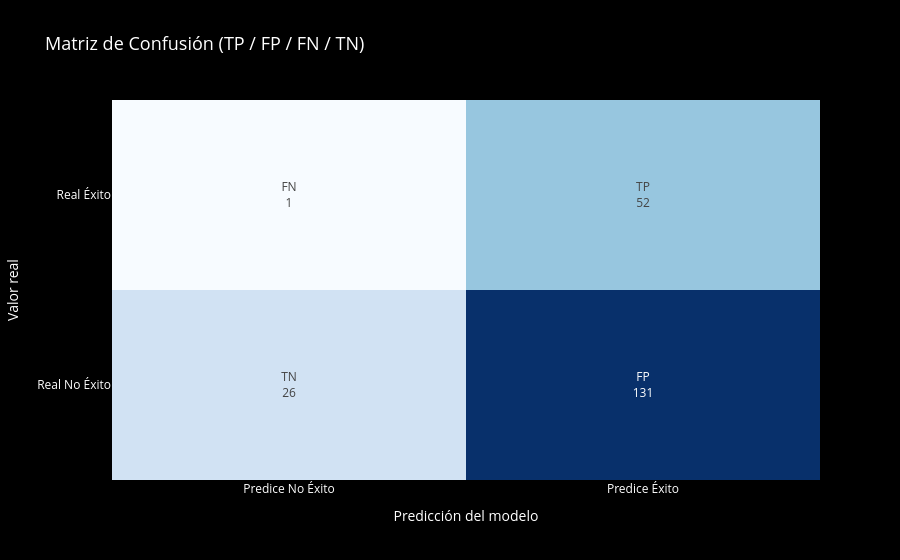

The notebook cell this image was saved under:
### Code cell
# === PASO 7: BÚSQUEDA DE HIPERPARÁMETROS XGBOOST (OPTIMIZADO POR GANANCIA) ===

ratio_desbalanceo = (y_train == 0).sum() / (y_train == 1).sum()  # ≈ 2.97

param_dist_xgb = {
    "n_estimators":       [200, 300, 400, 600, 800],
    "max_depth":          [3, 4, 5, 6, 7],
    "learning_rate":      [0.005, 0.01, 0.03, 0.05, 0.08, 0.1],
    "subsample":          [0.6, 0.7, 0.8, 0.9, 1.0],
    "colsample_bytree":   [0.5, 0.6, 0.7, 0.8, 0.9],
    "colsample_bylevel":  [0.6, 0.8, 1.0],
    "gamma":              [0, 0.05, 0.1, 0.2, 0.3],
    "min_child_weight":   [1, 2, 3, 5],
    "reg_alpha":          [0, 0.1, 0.5, 1.0, 2.0],
    "reg_lambda":         [0.5, 1.0, 2.0, 5.0],
    "max_delta_step":     [0, 1, 5],
    "scale_pos_weight":   [1.0, 1.5, 2.0, ratio_desbalanceo],
}

random_search_xgb = RandomizedSearchCV(
    estimator=XGBClassifier(random_state=42, eval_metric="logloss"),
    param_distributions=param_dist_xgb,
    n_iter=120,
    scoring=profit_scorer_dynamic,
    cv=3,
    verbose=1,
    n_jobs=-1,
    random_state=42
)

random_search_xgb.fit(X_train, y_train)
xgb_model = random_search_xgb.best_estimator_

print("\n MEJORES PARÁMETROS ENCONTRADOS:")
print(random_search_xgb.best_params_)

# Búsqueda del mejor umbral sobre el test set (pasos más finos para mayor precisión)
y_pred_proba_xgb = xgb_model.predict_proba(X_test)[:, 1]

profits_xgb = {}
for t in np.arange(0.005, 0.5, 0.005):
    y_pred_t = (y_pred_proba_xgb >= t).astype(int)
    profits_xgb[t] = profit_score(y_test, y_pred_t, show_plots=False)

best_threshold_xgb = max(profits_xgb, key=profits_xgb.get)
ganancia_xgb = profits_xgb[best_threshold_xgb]

print(f"\nMejor umbral en test: {best_threshold_xgb:.3f}")
print(f"Ganancia máxima en test: ${ganancia_xgb:,.0f}")

# Matriz de confusión con el umbral óptimo
y_pred_xgb_final = (y_pred_proba_xgb >= best_threshold_xgb).astype(int)
_ = profit_score(y_test, y_pred_xgb_final)

### Figure 1 — Plotly figure (JSON) as saved in the notebook; plotly's stock layout.template omitted (floating-point values rounded to 4 significant figures)
{"data": [{"colorscale": [[0, "rgb(247,251,255)"], [0.125, "rgb(222,235,247)"], [0.25, "rgb(198,219,239)"], [0.375, "rgb(158,202,225)"], [0.5, "rgb(107,174,214)"], [0.625, "rgb(66,146,198)"], [0.75, "rgb(33,113,181)"], [0.875, "rgb(8,81,156)"], [1, "rgb(8,48,107)"]], "showscale": false, "text": [["TN<br>26", "FP<br>131"], ["FN<br>1", "TP<br>52"]], "texttemplate": "%{text}", "type": "heatmap", "x": ["Predice No Éxito", "Predice Éxito"], "y": ["Real No Éxito", "Real Éxito"], "z": [[26, 131], [1, 52]]}], "layout": {"font": {"color": "white"}, "paper_bgcolor": "#000000", "plot_bgcolor": "#000000", "title": {"font": {"color": "white", "size": 18}, "text": "Matriz de Confusión (TP / FP / FN / TN)"}, "xaxis": {"color": "white", "showgrid": false, "title": {"text": "Predicción del modelo"}}, "yaxis": {"color": "white", "showgrid": false, "title": {"text": "Valor real"}}}}
